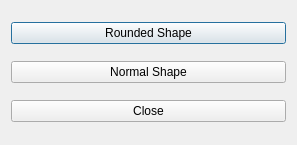
<?xml version="1.0" encoding="UTF-8"?>
<ui version="4.0">
 <class>AbstractFactory</class>
 <widget class="QDialog" name="AbstractFactory">
  <property name="geometry">
   <rect>
    <x>0</x>
    <y>0</y>
    <width>297</width>
    <height>145</height>
   </rect>
  </property>
  <property name="windowTitle">
   <string>Dialog</string>
  </property>
  <layout class="QVBoxLayout" name="verticalLayout">
   <item>
    <widget class="QPushButton" name="btnRoundedShape">
     <property name="text">
      <string>Rounded Shape</string>
     </property>
    </widget>
   </item>
   <item>
    <widget class="QPushButton" name="btnNormalShape">
     <property name="text">
      <string>Normal Shape</string>
     </property>
    </widget>
   </item>
   <item>
    <widget class="QPushButton" name="btnClose">
     <property name="text">
      <string>Close</string>
     </property>
    </widget>
   </item>
  </layout>
 </widget>
 <resources/>
 <connections>
  <connection>
   <sender>btnClose</sender>
   <signal>clicked()</signal>
   <receiver>AbstractFactory</receiver>
   <slot>reject()</slot>
   <hints>
    <hint type="sourcelabel">
     <x>134</x>
     <y>109</y>
    </hint>
    <hint type="destinationlabel">
     <x>120</x>
     <y>123</y>
    </hint>
   </hints>
  </connection>
 </connections>
</ui>
